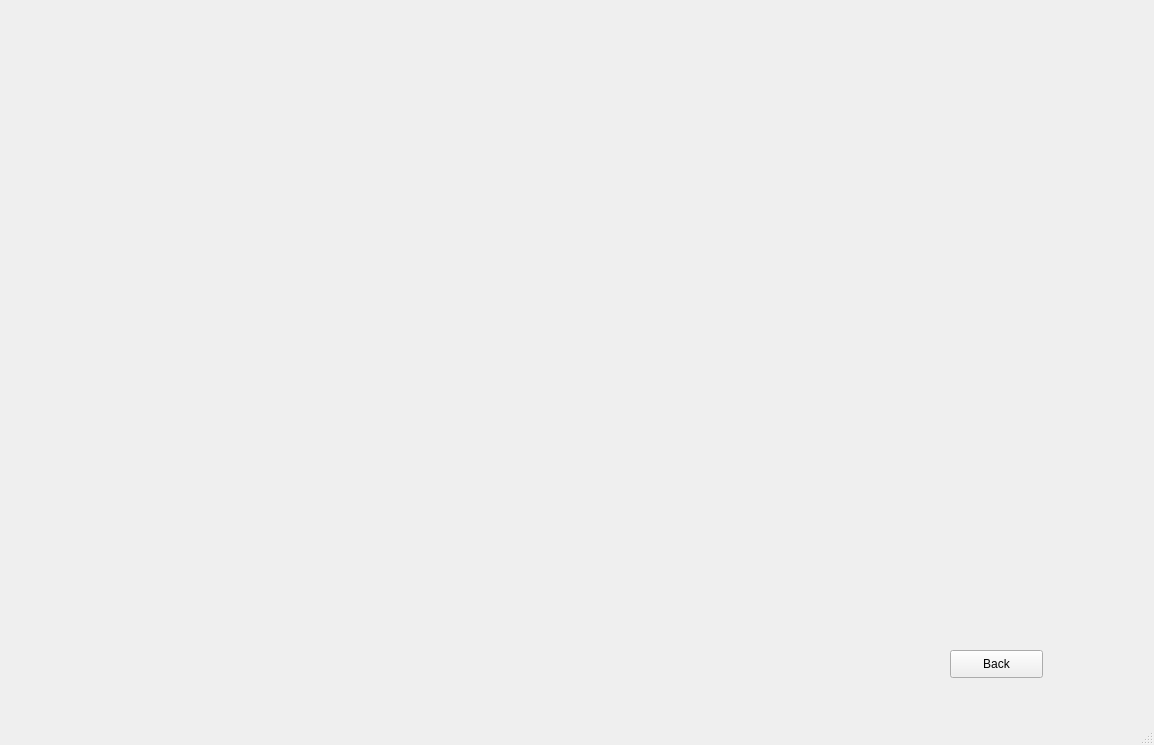
<?xml version="1.0" encoding="UTF-8"?>
<ui version="4.0">
 <class>offers</class>
 <widget class="QMainWindow" name="offers">
  <property name="geometry">
   <rect>
    <x>0</x>
    <y>0</y>
    <width>1154</width>
    <height>745</height>
   </rect>
  </property>
  <property name="sizePolicy">
   <sizepolicy hsizetype="Fixed" vsizetype="Fixed">
    <horstretch>0</horstretch>
    <verstretch>0</verstretch>
   </sizepolicy>
  </property>
  <property name="cursor">
   <cursorShape>ArrowCursor</cursorShape>
  </property>
  <property name="windowTitle">
   <string>Discounts</string>
  </property>
  <property name="windowIcon">
   <iconset resource="Resource.qrc">
    <normaloff>:/icon/images/Leopard Icon (109).png</normaloff>:/icon/images/Leopard Icon (109).png</iconset>
  </property>
  <property name="styleSheet">
   <string notr="true"/>
  </property>
  <widget class="QWidget" name="centralwidget">
   <widget class="QLabel" name="qlb_picture">
    <property name="geometry">
     <rect>
      <x>74</x>
      <y>150</y>
      <width>231</width>
      <height>131</height>
     </rect>
    </property>
    <property name="text">
     <string/>
    </property>
   </widget>
   <widget class="QPushButton" name="btn_back">
    <property name="geometry">
     <rect>
      <x>950</x>
      <y>650</y>
      <width>93</width>
      <height>28</height>
     </rect>
    </property>
    <property name="font">
     <font>
      <pointsize>9</pointsize>
      <weight>50</weight>
      <bold>false</bold>
      <kerning>false</kerning>
     </font>
    </property>
    <property name="cursor">
     <cursorShape>PointingHandCursor</cursorShape>
    </property>
    <property name="text">
     <string>Back</string>
    </property>
   </widget>
   <widget class="QLabel" name="lbl_gif1">
    <property name="geometry">
     <rect>
      <x>-10</x>
      <y>0</y>
      <width>1071</width>
      <height>621</height>
     </rect>
    </property>
    <property name="sizePolicy">
     <sizepolicy hsizetype="Fixed" vsizetype="Fixed">
      <horstretch>0</horstretch>
      <verstretch>0</verstretch>
     </sizepolicy>
    </property>
    <property name="minimumSize">
     <size>
      <width>0</width>
      <height>0</height>
     </size>
    </property>
    <property name="maximumSize">
     <size>
      <width>1156</width>
      <height>745</height>
     </size>
    </property>
    <property name="text">
     <string/>
    </property>
   </widget>
  </widget>
  <widget class="QMenuBar" name="menubar">
   <property name="geometry">
    <rect>
     <x>0</x>
     <y>0</y>
     <width>1154</width>
     <height>25</height>
    </rect>
   </property>
  </widget>
  <widget class="QStatusBar" name="statusbar"/>
 </widget>
 <resources>
  <include location="Resource.qrc"/>
 </resources>
 <connections/>
</ui>
